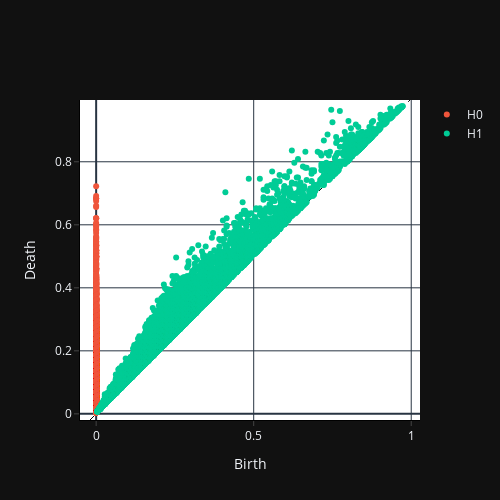

Write notebook code for a chart like this one.
### Code cell
VR.plot(diagrams, 0)

### Figure 1 — Plotly figure (JSON) as saved in the notebook; plotly's stock layout.template omitted (floating-point values rounded to 4 significant figures; data arrays with more than 128 entries replaced by an {"elided": "..."} marker saying what was removed)
{"data": [{"hoverinfo": "none", "line": {"color": "black", "dash": "dash", "width": 1}, "mode": "lines", "showlegend": false, "x": [-0.01953, 0.9961], "y": [-0.01953, 0.9961], "type": "scatter"}, {"hoverinfo": "text", "hovertext": {"elided": "8972 str values"}, "mode": "markers", "name": "H0", "x": {"elided": "8972 float values"}, "y": {"elided": "8972 float values"}, "type": "scatter"}, {"hoverinfo": "text", "hovertext": {"elided": "8686 str values"}, "mode": "markers", "name": "H1", "x": {"elided": "8686 float values"}, "y": {"elided": "8686 float values"}, "type": "scatter"}], "layout": {"xaxis": {"title": {"text": "Birth"}, "side": "bottom", "type": "linear", "range": [-0.01953, 0.9961], "autorange": false, "ticks": "outside", "showline": true, "zeroline": true, "linewidth": 1, "linecolor": "black", "mirror": false, "showexponent": "all", "exponentformat": "e"}, "yaxis": {"title": {"text": "Death"}, "side": "left", "type": "linear", "range": [-0.01953, 0.9961], "autorange": false, "scaleanchor": "x", "scaleratio": 1, "ticks": "outside", "showline": true, "zeroline": true, "linewidth": 1, "linecolor": "black", "mirror": false, "showexponent": "all", "exponentformat": "e"}, "width": 500, "height": 500, "plot_bgcolor": "white"}}
